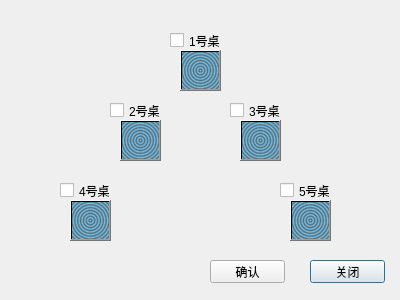
<?xml version="1.0" encoding="UTF-8"?>
<ui version="4.0">
 <class>ui_choose_table</class>
 <widget class="QDialog" name="ui_choose_table">
  <property name="geometry">
   <rect>
    <x>0</x>
    <y>0</y>
    <width>400</width>
    <height>300</height>
   </rect>
  </property>
  <property name="windowTitle">
   <string>Dialog</string>
  </property>
  <widget class="QPushButton" name="pushButton">
   <property name="geometry">
    <rect>
     <x>310</x>
     <y>260</y>
     <width>75</width>
     <height>23</height>
    </rect>
   </property>
   <property name="text">
    <string>关闭</string>
   </property>
  </widget>
  <widget class="QPushButton" name="pushButton_2">
   <property name="geometry">
    <rect>
     <x>210</x>
     <y>260</y>
     <width>75</width>
     <height>23</height>
    </rect>
   </property>
   <property name="text">
    <string>确认</string>
   </property>
  </widget>
  <widget class="QCheckBox" name="checkBox_1">
   <property name="geometry">
    <rect>
     <x>170</x>
     <y>30</y>
     <width>71</width>
     <height>21</height>
    </rect>
   </property>
   <property name="text">
    <string>1号桌</string>
   </property>
  </widget>
  <widget class="QPushButton" name="pushButton_3">
   <property name="geometry">
    <rect>
     <x>180</x>
     <y>50</y>
     <width>41</width>
     <height>41</height>
    </rect>
   </property>
   <property name="styleSheet">
    <string notr="true">color: qconicalgradient(cx:0, cy:0, angle:135, stop:0 rgba(255, 255, 0, 69), stop:0.375 rgba(255, 255, 0, 69), stop:0.423533 rgba(251, 255, 0, 145), stop:0.45 rgba(247, 255, 0, 208), stop:0.477581 rgba(255, 244, 71, 130), stop:0.518717 rgba(255, 218, 71, 130), stop:0.55 rgba(255, 255, 0, 255), stop:0.57754 rgba(255, 203, 0, 130), stop:0.625 rgba(255, 255, 0, 69), stop:1 rgba(255, 255, 0, 69));
background-color: qradialgradient(spread:repeat, cx:0.5, cy:0.5, radius:0.077, fx:0.5, fy:0.5, stop:0 rgba(0, 169, 255, 147), stop:0.497326 rgba(0, 0, 0, 147), stop:1 rgba(0, 169, 255, 147));
color: rgb(255, 255, 0);</string>
   </property>
   <property name="text">
    <string/>
   </property>
  </widget>
  <widget class="QPushButton" name="pushButton_4">
   <property name="geometry">
    <rect>
     <x>290</x>
     <y>200</y>
     <width>41</width>
     <height>41</height>
    </rect>
   </property>
   <property name="styleSheet">
    <string notr="true">color: qconicalgradient(cx:0, cy:0, angle:135, stop:0 rgba(255, 255, 0, 69), stop:0.375 rgba(255, 255, 0, 69), stop:0.423533 rgba(251, 255, 0, 145), stop:0.45 rgba(247, 255, 0, 208), stop:0.477581 rgba(255, 244, 71, 130), stop:0.518717 rgba(255, 218, 71, 130), stop:0.55 rgba(255, 255, 0, 255), stop:0.57754 rgba(255, 203, 0, 130), stop:0.625 rgba(255, 255, 0, 69), stop:1 rgba(255, 255, 0, 69));
background-color: qradialgradient(spread:repeat, cx:0.5, cy:0.5, radius:0.077, fx:0.5, fy:0.5, stop:0 rgba(0, 169, 255, 147), stop:0.497326 rgba(0, 0, 0, 147), stop:1 rgba(0, 169, 255, 147));
color: rgb(255, 255, 0);</string>
   </property>
   <property name="text">
    <string/>
   </property>
  </widget>
  <widget class="QPushButton" name="pushButton_5">
   <property name="geometry">
    <rect>
     <x>70</x>
     <y>200</y>
     <width>41</width>
     <height>41</height>
    </rect>
   </property>
   <property name="styleSheet">
    <string notr="true">color: qconicalgradient(cx:0, cy:0, angle:135, stop:0 rgba(255, 255, 0, 69), stop:0.375 rgba(255, 255, 0, 69), stop:0.423533 rgba(251, 255, 0, 145), stop:0.45 rgba(247, 255, 0, 208), stop:0.477581 rgba(255, 244, 71, 130), stop:0.518717 rgba(255, 218, 71, 130), stop:0.55 rgba(255, 255, 0, 255), stop:0.57754 rgba(255, 203, 0, 130), stop:0.625 rgba(255, 255, 0, 69), stop:1 rgba(255, 255, 0, 69));
background-color: qradialgradient(spread:repeat, cx:0.5, cy:0.5, radius:0.077, fx:0.5, fy:0.5, stop:0 rgba(0, 169, 255, 147), stop:0.497326 rgba(0, 0, 0, 147), stop:1 rgba(0, 169, 255, 147));
color: rgb(255, 255, 0);</string>
   </property>
   <property name="text">
    <string/>
   </property>
  </widget>
  <widget class="QPushButton" name="pushButton_6">
   <property name="geometry">
    <rect>
     <x>240</x>
     <y>120</y>
     <width>41</width>
     <height>41</height>
    </rect>
   </property>
   <property name="styleSheet">
    <string notr="true">color: qconicalgradient(cx:0, cy:0, angle:135, stop:0 rgba(255, 255, 0, 69), stop:0.375 rgba(255, 255, 0, 69), stop:0.423533 rgba(251, 255, 0, 145), stop:0.45 rgba(247, 255, 0, 208), stop:0.477581 rgba(255, 244, 71, 130), stop:0.518717 rgba(255, 218, 71, 130), stop:0.55 rgba(255, 255, 0, 255), stop:0.57754 rgba(255, 203, 0, 130), stop:0.625 rgba(255, 255, 0, 69), stop:1 rgba(255, 255, 0, 69));
background-color: qradialgradient(spread:repeat, cx:0.5, cy:0.5, radius:0.077, fx:0.5, fy:0.5, stop:0 rgba(0, 169, 255, 147), stop:0.497326 rgba(0, 0, 0, 147), stop:1 rgba(0, 169, 255, 147));
color: rgb(255, 255, 0);</string>
   </property>
   <property name="text">
    <string/>
   </property>
  </widget>
  <widget class="QPushButton" name="pushButton_7">
   <property name="geometry">
    <rect>
     <x>120</x>
     <y>120</y>
     <width>41</width>
     <height>41</height>
    </rect>
   </property>
   <property name="styleSheet">
    <string notr="true">color: qconicalgradient(cx:0, cy:0, angle:135, stop:0 rgba(255, 255, 0, 69), stop:0.375 rgba(255, 255, 0, 69), stop:0.423533 rgba(251, 255, 0, 145), stop:0.45 rgba(247, 255, 0, 208), stop:0.477581 rgba(255, 244, 71, 130), stop:0.518717 rgba(255, 218, 71, 130), stop:0.55 rgba(255, 255, 0, 255), stop:0.57754 rgba(255, 203, 0, 130), stop:0.625 rgba(255, 255, 0, 69), stop:1 rgba(255, 255, 0, 69));
background-color: qradialgradient(spread:repeat, cx:0.5, cy:0.5, radius:0.077, fx:0.5, fy:0.5, stop:0 rgba(0, 169, 255, 147), stop:0.497326 rgba(0, 0, 0, 147), stop:1 rgba(0, 169, 255, 147));
color: rgb(255, 255, 0);</string>
   </property>
   <property name="text">
    <string/>
   </property>
  </widget>
  <widget class="QCheckBox" name="checkBox_2">
   <property name="geometry">
    <rect>
     <x>110</x>
     <y>100</y>
     <width>71</width>
     <height>21</height>
    </rect>
   </property>
   <property name="text">
    <string>2号桌</string>
   </property>
  </widget>
  <widget class="QCheckBox" name="checkBox_5">
   <property name="geometry">
    <rect>
     <x>280</x>
     <y>180</y>
     <width>71</width>
     <height>21</height>
    </rect>
   </property>
   <property name="text">
    <string>5号桌</string>
   </property>
  </widget>
  <widget class="QCheckBox" name="checkBox_3">
   <property name="geometry">
    <rect>
     <x>230</x>
     <y>100</y>
     <width>71</width>
     <height>21</height>
    </rect>
   </property>
   <property name="text">
    <string>3号桌</string>
   </property>
  </widget>
  <widget class="QCheckBox" name="checkBox_4">
   <property name="geometry">
    <rect>
     <x>60</x>
     <y>180</y>
     <width>71</width>
     <height>21</height>
    </rect>
   </property>
   <property name="text">
    <string>4号桌</string>
   </property>
  </widget>
 </widget>
 <resources/>
 <connections/>
</ui>
